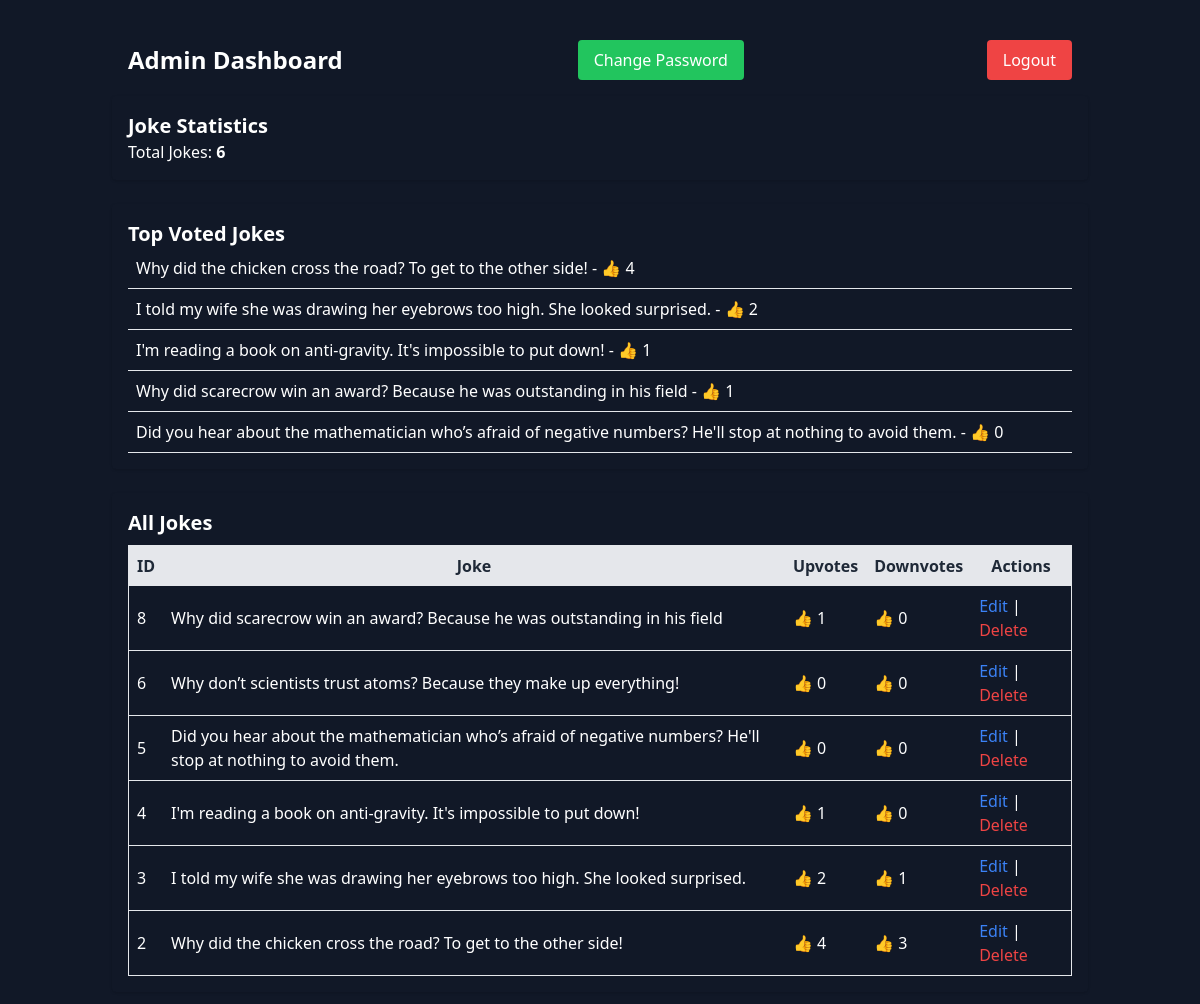
The page /admin (signed in) on the database its author committed.
### tables this page shows
CREATE TABLE jokes (
            id INTEGER PRIMARY KEY AUTOINCREMENT,
            joke TEXT NOT NULL,
            user_id INTEGER,
            upvotes INTEGER DEFAULT 0,
            downvotes INTEGER DEFAULT 0,
            FOREIGN KEY (user_id) REFERENCES users(id) ON DELETE CASCADE
        );

### app.py (the view)
@app.route('/admin')
@login_required
def admin_dashboard():
    if not current_user.is_admin:
        return redirect(url_for('user_dashboard'))
    db = get_db()
    jokes = db.execute("SELECT * FROM jokes ORDER BY id DESC").fetchall()
    total_jokes = db.execute("SELECT COUNT(*) AS count FROM jokes").fetchone()["count"]
    top_jokes = db.execute("SELECT * FROM jokes ORDER BY upvotes DESC LIMIT 5").fetchall()
    return render_template('admin_dashboard.html', jokes=jokes, total_jokes=total_jokes, top_jokes=top_jokes)

### app.py (called while the page is built)
def get_db():
    if 'db' not in g:
        g.db = sqlite3.connect(
            app.config['DATABASE'], detect_types=sqlite3.PARSE_DECLTYPES
        )
        g.db.row_factory = sqlite3.Row
    return g.db

@login_manager.user_loader
def load_user(user_id):
    db = get_db()
    user_row = db.execute("SELECT * FROM users WHERE id = ?", (user_id,)).fetchone()
    if user_row:
        print("Loaded User:", user_row)  # Debugging
        return User(user_row['id'], user_row['username'], bool(user_row['is_admin']))  # ✅ Fix conversion
    return None

### templates/admin_dashboard.html (shortened to what this page needs)
<!DOCTYPE html>
<html lang="en">
<head>
    <script src="https://cdn.tailwindcss.com"></script>
</head>
<body class="bg-gray-900 text-white">
    <div class="bg-grey text-white container mx-auto p-6">
        <div class="flex justify-between items-center p-4">
            <h1 class="text-2xl font-bold">Admin Dashboard</h1>
            <a href="/change_password" class="bg-green-500 text-white px-4 py-2 rounded mr-2">Change Password</a>
            <button id="logout-btn" class="bg-red-500 text-white px-4 py-2 rounded">Logout</button>
        </div>
        <div class=" p-4 shadow rounded mb-6">
            <h2 class="text-xl font-semibold">Joke Statistics</h2>
            <p>Total Jokes: <strong>{{ total_jokes }}</strong></p>
        </div>
        <div class=" p-4 shadow rounded mb-6">
            <h2 class="text-xl font-semibold">Top Voted Jokes</h2>
            <ul>
                {% for joke in top_jokes %}
                    <li class="p-2 border-b">{{ joke.joke }} - 👍 {{ joke.upvotes }}</li>
                {% endfor %}
            </ul>
        </div>
        <div class="p-4 shadow rounded">
            <h2 class="text-xl font-semibold mb-2">All Jokes</h2>
            <table class="w-full border">
                <thead>
                    <tr class="bg-gray-200 text-gray-800">
                        <th class="p-2">ID</th>
                        <th class="p-2">Joke</th>
                        <th class="p-2">Upvotes</th>
                        <th class="p-2">Downvotes</th>
                        <th class="p-2">Actions</th>
                    </tr>
                </thead>
                <tbody>
                    {% for joke in jokes %}
                        <tr class="border-b">
                            <td class="p-2">{{ joke.id }}</td>
                            <td class="p-2">{{ joke.joke }}</td>
                            <td class="p-2">👍 {{ joke.upvotes }}</td>
                            <td class="p-2">👍 {{ joke.downvotes }}</td>
                            <td class="p-2">
                                <a href="{{ url_for('edit_joke', joke_id=joke.id) }}" class="text-blue-500">Edit</a> |
                                <a href="{{ url_for('delete_joke', joke_id=joke.id) }}" class="text-red-500">Delete</a>
                            </td>
                        </tr>
                    {% endfor %}
                </tbody>
            </table>
        </div>
    </div>
</body>
</html>

### rows shown on the page
jokes: joke "Why did the chicken cross the road? To get to the other side!", upvotes "4", id "2", downvotes "3"
jokes: joke "I told my wife she was drawing her eyebrows too high. She looked surprised.", upvotes "2", id "3", downvotes "1"
jokes: joke "I'm reading a book on anti-gravity. It's impossible to put down!", upvotes "1", id "4", downvotes "0"
jokes: joke "Why did scarecrow win an award? Because he was outstanding in his field", upvotes "1", id "8", downvotes "0"
jokes: joke "Did you hear about the mathematician who’s afraid of negative numbers? He'll stop at nothing to avoid them.", upvotes "0", id "5", downvotes "0"
jokes: id "6", joke "Why don’t scientists trust atoms? Because they make up everything!", upvotes "0", downvotes "0"

### other values the page prints
{{ total_jokes }} "6"
